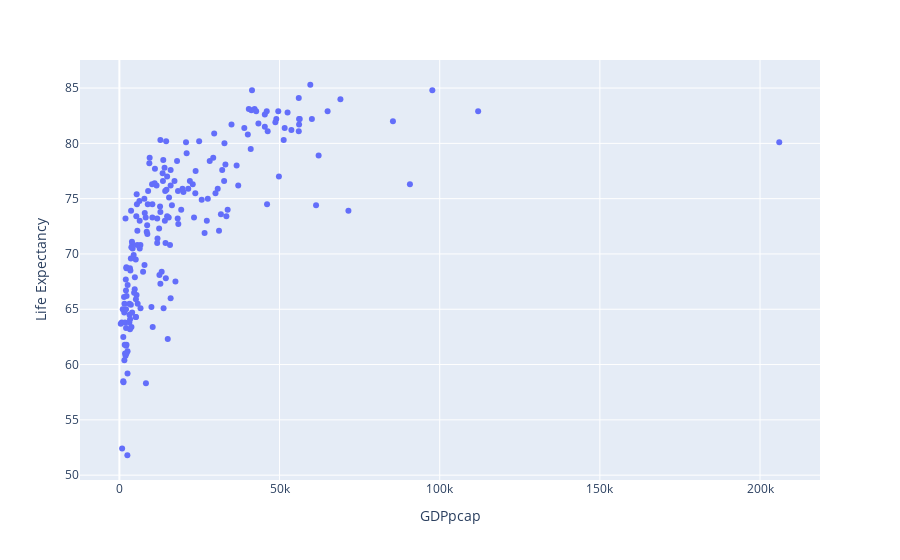

Notebook source saved alongside this figure:
### Markdown cell above
## Plot World Poster

### Code cell
gwp_2019 = gapminder_df.query('Year == 2019' )

fig = px.scatter(
    gwp_2019,
    x='GDPpcap',
    y='Life Expectancy'
   )

fig.show()

### Figure 1 — Plotly figure (JSON) as saved in the notebook; plotly's stock layout.template omitted (floating-point values rounded to 4 significant figures; data arrays with more than 128 entries replaced by an {"elided": "..."} marker saying what was removed)
{"data": [{"hovertemplate": "GDPpcap=%{x}<br>Life Expectancy=%{y}<extra></extra>", "legendgroup": "", "marker": {"color": "#636efa", "symbol": "circle"}, "mode": "markers", "name": "", "orientation": "v", "showlegend": false, "type": "scatter", "x": {"elided": "196 int values"}, "xaxis": "x", "y": {"elided": "196 float values"}, "yaxis": "y"}], "layout": {"autosize": true, "legend": {"tracegroupgap": 0}, "margin": {"t": 60}, "xaxis": {"anchor": "y", "autorange": true, "domain": [0, 1], "range": [-12070.0, 218500.0], "title": {"text": "GDPpcap"}, "type": "linear"}, "yaxis": {"anchor": "x", "autorange": true, "domain": [0, 1], "range": [49.21, 87.89], "title": {"text": "Life Expectancy"}, "type": "linear"}}}
